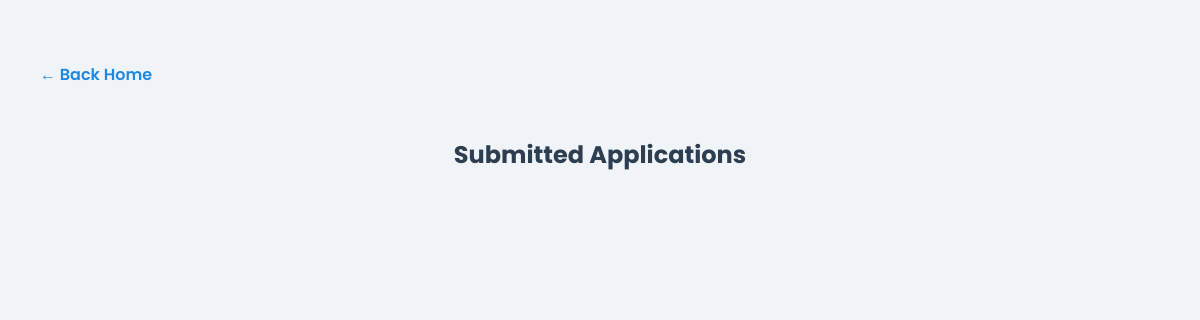
Page /view_certificate_applications on the earlier database version.
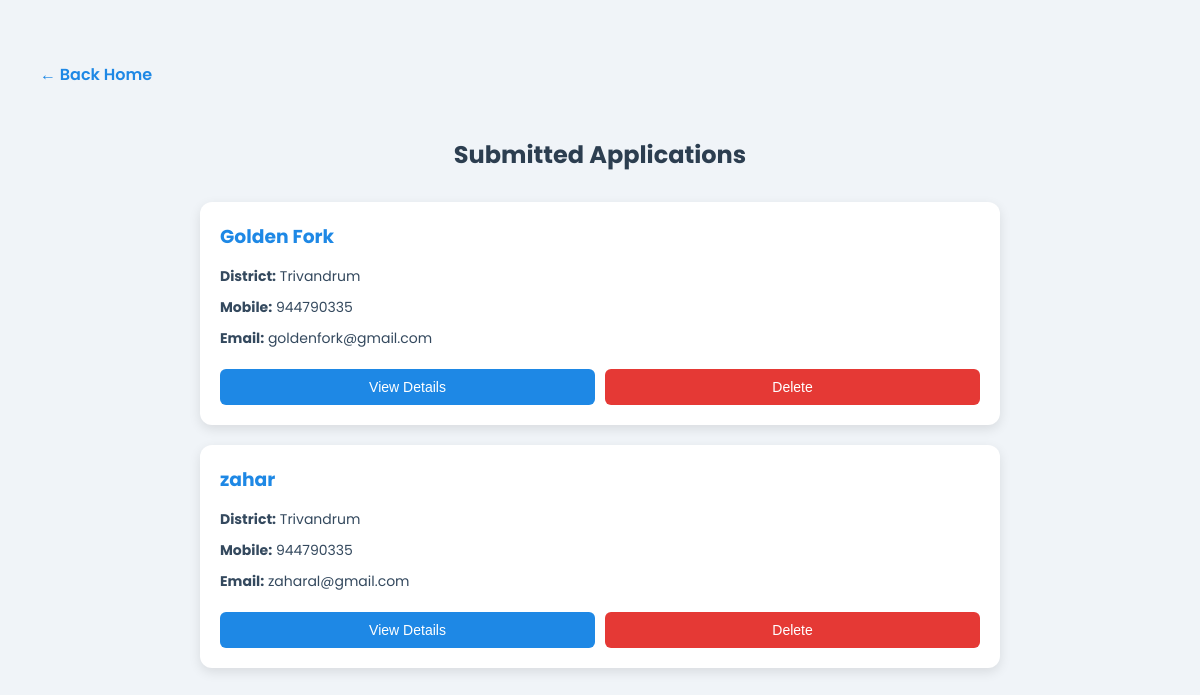
Same page on the later database version.
### RestaurantApp/models.py (models this page shows)
class Certificate_Application(models.Model):
     res_id=models.ForeignKey('Restaurants',on_delete=models.CASCADE)
     name=models.CharField(max_length=200)
     owner_name=models.CharField(max_length=100,null=True)
     address=models.TextField()
     district=models.CharField(max_length=100)
     pincode=models.IntegerField(default=000000)
     validity=models.IntegerField(default=1)
     mobile=models.IntegerField(null=False)
     tel=models.IntegerField(null=False)
     email=models.EmailField()
     current_date=models.DateField(auto_now_add=True)

### RestaurantApp/views.py (the view)
# urls.py: path('view_certificate_applications',views.view_certificate_applications,name='view_certificate_applications'),
def view_certificate_applications(request):
    applications=Certificate_Application.objects.all().order_by('current_date')
    return render(request,'view_certificate_applications.html',{'applications':applications})

### RestaurantApp/templates/view_certificate_applications.html (shortened to what this page needs)
<!DOCTYPE html>
<html lang="en">
<head>
</head>
<body>
<h3><a href="javascript:history.back()">← Back Home</a></h3>
<h2>Submitted Applications</h2>
<div class="grid-container">
    {% for a in applications %}
    <div class="card">
        <h3>{{ a.name }}</h3>
        <p><strong>District:</strong> {{ a.district }}</p>
        <p><strong>Mobile:</strong> {{ a.mobile }}</p>
        <p><strong>Email:</strong> {{ a.email }}</p>
        <div class="btn-group">
            <button class="view-btn" onclick="location.href='{% url 'view_full_application' a.id %}'">View Details</button>
            <button class="delete-btn" onclick="event.preventDefault(); document.getElementById('delete-form-{{ a.id }}').submit();">Delete</button>
        </div>
    </div>
    {% endfor %}
</div>
</body>
</html>

Differences in the rows shown:
added Certificate_Application: name "Golden Fork", district "Trivandrum", mobile "944790335", email "goldenfork@gmail.com"
added Certificate_Application: name "zahar", district "Trivandrum", mobile "944790335", email "zaharal@gmail.com"
